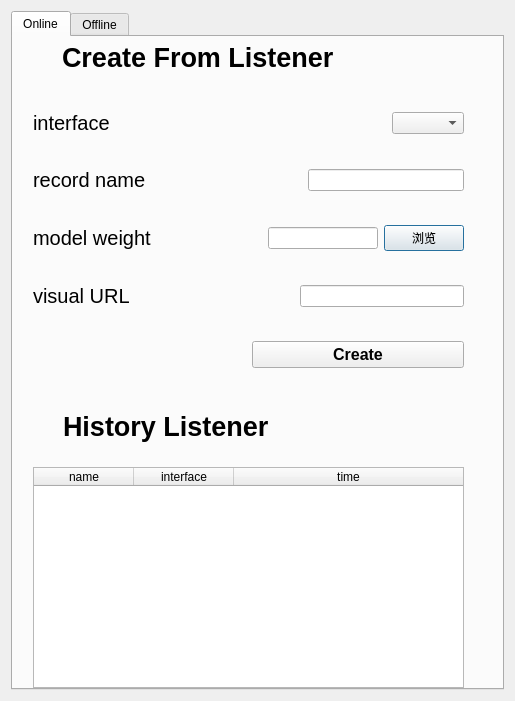
<?xml version="1.0" encoding="UTF-8"?>
<ui version="4.0">
 <class>Dialog</class>
 <widget class="QDialog" name="Dialog">
  <property name="geometry">
   <rect>
    <x>0</x>
    <y>0</y>
    <width>515</width>
    <height>701</height>
   </rect>
  </property>
  <property name="windowTitle">
   <string>Dialog</string>
  </property>
  <layout class="QVBoxLayout" name="verticalLayout_3">
   <item>
    <widget class="QTabWidget" name="tabWidget">
     <property name="currentIndex">
      <number>0</number>
     </property>
     <widget class="QWidget" name="Online">
      <attribute name="title">
       <string>Online</string>
      </attribute>
      <widget class="QLabel" name="Create_From_Listener">
       <property name="geometry">
        <rect>
         <x>49</x>
         <y>1</y>
         <width>329</width>
         <height>38</height>
        </rect>
       </property>
       <property name="font">
        <font>
         <family>Arial</family>
         <pointsize>20</pointsize>
         <weight>75</weight>
         <bold>true</bold>
        </font>
       </property>
       <property name="text">
        <string>Create From Listener</string>
       </property>
      </widget>
      <widget class="QLabel" name="History_Listener">
       <property name="geometry">
        <rect>
         <x>50</x>
         <y>370</y>
         <width>249</width>
         <height>38</height>
        </rect>
       </property>
       <property name="font">
        <font>
         <family>Arial</family>
         <pointsize>20</pointsize>
         <weight>75</weight>
         <bold>true</bold>
        </font>
       </property>
       <property name="text">
        <string>History Listener</string>
       </property>
      </widget>
      <widget class="TableWidget" name="listener_history_table">
       <property name="geometry">
        <rect>
         <x>20</x>
         <y>430</y>
         <width>431</width>
         <height>221</height>
        </rect>
       </property>
       <attribute name="horizontalHeaderCascadingSectionResizes">
        <bool>false</bool>
       </attribute>
       <attribute name="horizontalHeaderStretchLastSection">
        <bool>true</bool>
       </attribute>
       <attribute name="verticalHeaderVisible">
        <bool>false</bool>
       </attribute>
       <attribute name="verticalHeaderCascadingSectionResizes">
        <bool>false</bool>
       </attribute>
       <attribute name="verticalHeaderShowSortIndicator" stdset="0">
        <bool>false</bool>
       </attribute>
       <attribute name="verticalHeaderStretchLastSection">
        <bool>false</bool>
       </attribute>
       <column>
        <property name="text">
         <string>name</string>
        </property>
       </column>
       <column>
        <property name="text">
         <string>interface</string>
        </property>
       </column>
       <column>
        <property name="text">
         <string>time</string>
        </property>
       </column>
      </widget>
      <widget class="QWidget" name="">
       <property name="geometry">
        <rect>
         <x>20</x>
         <y>47</y>
         <width>431</width>
         <height>311</height>
        </rect>
       </property>
       <layout class="QVBoxLayout" name="verticalLayout">
        <item>
         <layout class="QHBoxLayout" name="horizontalLayout_2">
          <item>
           <widget class="QLabel" name="interface_2">
            <property name="font">
             <font>
              <family>Arial</family>
              <pointsize>15</pointsize>
              <weight>50</weight>
              <bold>false</bold>
             </font>
            </property>
            <property name="text">
             <string>interface</string>
            </property>
           </widget>
          </item>
          <item>
           <spacer name="horizontalSpacer">
            <property name="orientation">
             <enum>Qt::Horizontal</enum>
            </property>
            <property name="sizeHint" stdset="0">
             <size>
              <width>40</width>
              <height>20</height>
             </size>
            </property>
           </spacer>
          </item>
          <item>
           <widget class="ComboBox" name="listener_interface_combobox"/>
          </item>
         </layout>
        </item>
        <item>
         <layout class="QHBoxLayout" name="horizontalLayout_3">
          <item>
           <widget class="QLabel" name="record_name">
            <property name="font">
             <font>
              <family>Arial</family>
              <pointsize>15</pointsize>
              <weight>50</weight>
              <bold>false</bold>
             </font>
            </property>
            <property name="text">
             <string>record name</string>
            </property>
           </widget>
          </item>
          <item>
           <spacer name="horizontalSpacer_2">
            <property name="orientation">
             <enum>Qt::Horizontal</enum>
            </property>
            <property name="sizeHint" stdset="0">
             <size>
              <width>40</width>
              <height>20</height>
             </size>
            </property>
           </spacer>
          </item>
          <item>
           <widget class="LineEdit" name="listener_recod_name_line"/>
          </item>
         </layout>
        </item>
        <item>
         <layout class="QHBoxLayout" name="horizontalLayout_4">
          <item>
           <widget class="QLabel" name="model_weight">
            <property name="font">
             <font>
              <family>Arial</family>
              <pointsize>15</pointsize>
              <weight>50</weight>
              <bold>false</bold>
             </font>
            </property>
            <property name="text">
             <string>model weight</string>
            </property>
           </widget>
          </item>
          <item>
           <spacer name="horizontalSpacer_3">
            <property name="orientation">
             <enum>Qt::Horizontal</enum>
            </property>
            <property name="sizeHint" stdset="0">
             <size>
              <width>40</width>
              <height>20</height>
             </size>
            </property>
           </spacer>
          </item>
          <item>
           <widget class="LineEdit" name="listener_scan_line"/>
          </item>
          <item>
           <widget class="PushButton" name="listener_scan">
            <property name="text">
             <string>浏览</string>
            </property>
           </widget>
          </item>
         </layout>
        </item>
        <item>
         <layout class="QHBoxLayout" name="horizontalLayout_5">
          <item>
           <widget class="QLabel" name="visual_URL">
            <property name="font">
             <font>
              <family>Arial</family>
              <pointsize>15</pointsize>
              <weight>50</weight>
              <bold>false</bold>
             </font>
            </property>
            <property name="text">
             <string>visual URL</string>
            </property>
           </widget>
          </item>
          <item>
           <spacer name="horizontalSpacer_4">
            <property name="orientation">
             <enum>Qt::Horizontal</enum>
            </property>
            <property name="sizeHint" stdset="0">
             <size>
              <width>40</width>
              <height>20</height>
             </size>
            </property>
           </spacer>
          </item>
          <item>
           <widget class="LineEdit" name="listener_visual_URL_line"/>
          </item>
         </layout>
        </item>
        <item>
         <layout class="QHBoxLayout" name="horizontalLayout_6">
          <item>
           <widget class="QLabel" name="label_2">
            <property name="text">
             <string/>
            </property>
           </widget>
          </item>
          <item>
           <widget class="PushButton" name="listener_create">
            <property name="font">
             <font>
              <pointsize>12</pointsize>
              <weight>75</weight>
              <bold>true</bold>
             </font>
            </property>
            <property name="text">
             <string>Create</string>
            </property>
           </widget>
          </item>
         </layout>
        </item>
       </layout>
      </widget>
     </widget>
     <widget class="QWidget" name="Offline">
      <attribute name="title">
       <string>Offline</string>
      </attribute>
     </widget>
    </widget>
   </item>
  </layout>
 </widget>
 <customwidgets>
  <customwidget>
   <class>ComboBox</class>
   <extends>QComboBox</extends>
   <header>qfluentwidgets</header>
  </customwidget>
  <customwidget>
   <class>LineEdit</class>
   <extends>QLineEdit</extends>
   <header>qfluentwidgets</header>
  </customwidget>
  <customwidget>
   <class>PushButton</class>
   <extends>QPushButton</extends>
   <header>qfluentwidgets</header>
  </customwidget>
  <customwidget>
   <class>TableWidget</class>
   <extends>QTableWidget</extends>
   <header>qfluentwidgets</header>
  </customwidget>
 </customwidgets>
 <resources/>
 <connections/>
</ui>
